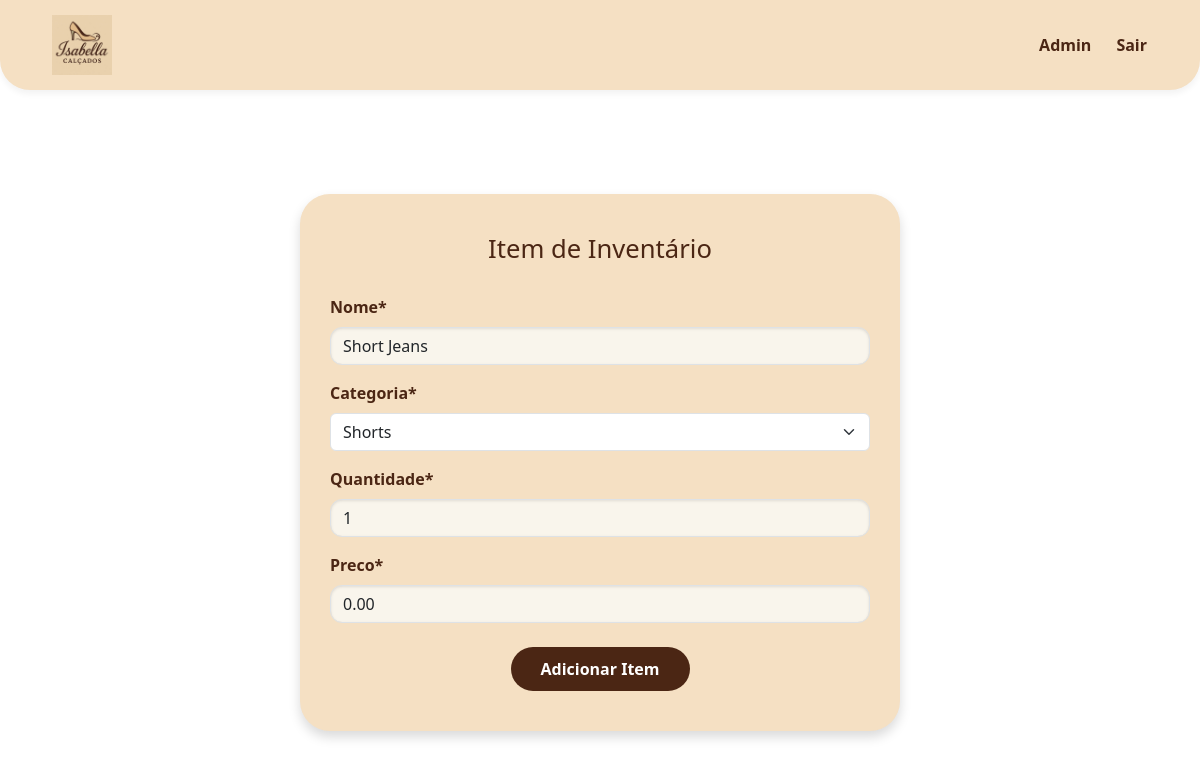
Page /edit-item/2 (signed in) on the earlier database version.
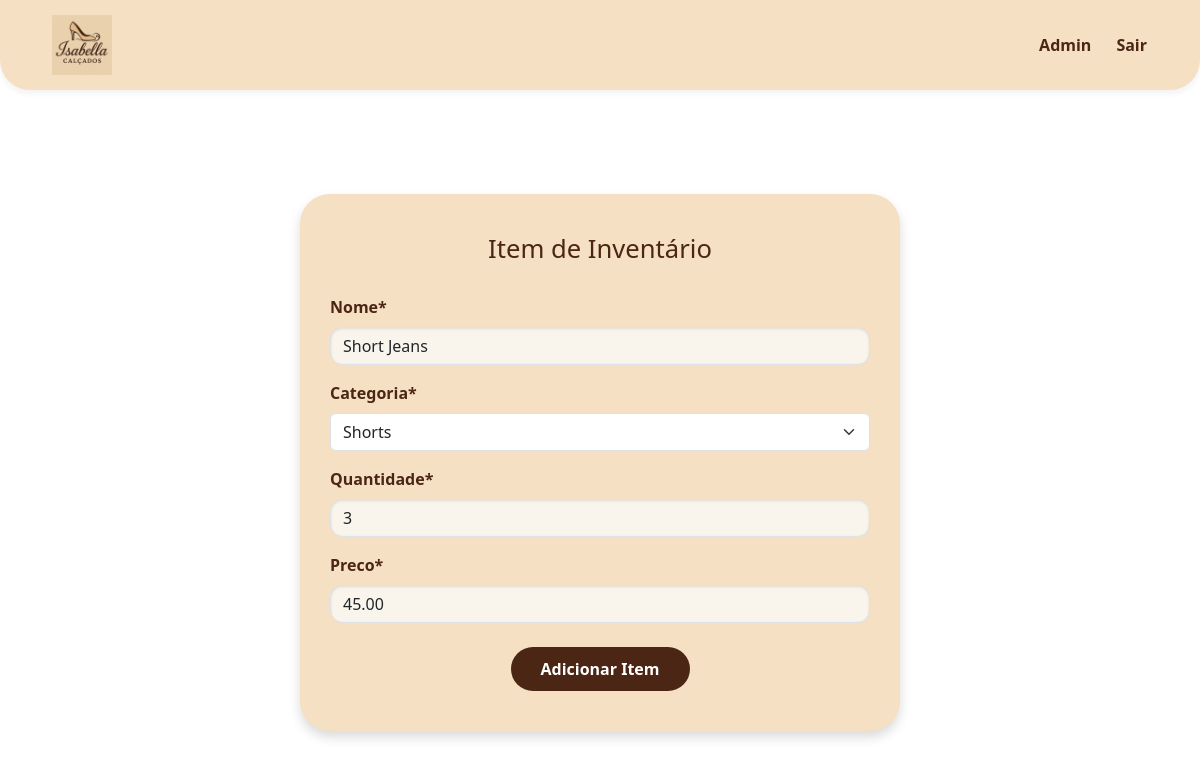
Same page on the later database version.
### inventory/models.py (models this page shows, shortened)
class ItemInventario(models.Model):
    nome = models.CharField(max_length=200)
    categoria = models.ForeignKey('Categoria', on_delete=models.SET_NULL, blank=True, null=True)
    quantidade = models.IntegerField()
    preco = models.DecimalField(max_digits=10, decimal_places=2, default=0.00)
    data_criacao = models.DateTimeField(auto_now_add=True)
    user = models.ForeignKey(User, on_delete=models.CASCADE)

class Categoria(models.Model):
    nome = models.CharField(max_length=200)
    class Meta:
        verbose_name_plural = 'categorias'
    def __str__(self):
        return self.nome

### inventory/views.py (the view)
# urls.py: path('edit-item/<int:pk>', EditItem.as_view(), name= 'edit-item'),
class EditItem(LoginRequiredMixin, UpdateView):
    model = ItemInventario
    form_class = ItemInventarioForm
    template_name = 'inventory/item_form.html'
    success_url = reverse_lazy('dashboard')

### inventory/forms.py
class ItemInventarioForm(forms.ModelForm):
    categoria = forms.ModelChoiceField(queryset= Categoria.objects.all(), initial = 0)
    class Meta:
        model = ItemInventario
        fields = ['nome', 'categoria', 'quantidade', 'preco']

### inventory/templates/inventory/item_form.html (shortened to what this page needs)
{% extends 'inventory/base.html' %}
{% load crispy_forms_tags %}
{% block content %}
<div class="item-form-container">
    <h1>Item de Inventário</h1>
    <form method="POST">
        {{ form|crispy }}
        <div class="text-center mt-4">
            <button type="submit" class="btn-marrom">Adicionar Item</button>
        </div>
    </form>
</div>
{% endblock %}

Differences in the rows shown:
changed ItemInventario "Shorts": quantidade "1" → "3"; preco "0.00" → "45.00"
